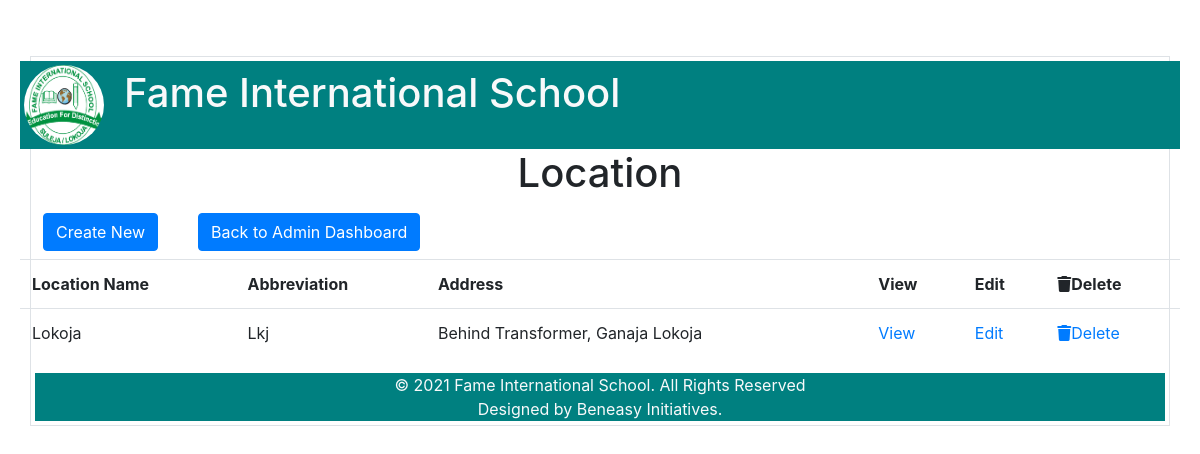
The app's page /public/Admin/Location/index.php with its own data.
### tables this page shows
CREATE TABLE `tbllocation` (
  `locId` int(11) NOT NULL,
  `locLName` varchar(50) NOT NULL,
  `locSName` varchar(50) NOT NULL,
  `locAddress` varchar(50) NOT NULL
);

### private/functions.php (called while the page is built, shortened)
<?php
function urlFor($script_path) {
  if($script_path[0] != '/') {
    $script_path = "/" . $script_path;
  }
  return WWW_ROOT . $script_path;
}
?>

### private/query_functions.php (called while the page is built, shortened)
<?php
function getLocation(){
	global $db;
	$sql = "SELECT * FROM tblLocation ";
	$result = mysqli_query($db, $sql);
	return $result;
}

### public/Admin/Location/index.php (the view, shortened to what this page needs)
<?php
    $pageHeading = "Location";
    include_once(SHARED_PATH .'/adminHeader.php');
?>
<div class="row">
    <div class="col-xs-12 mx-auto">
        <h1><?php echo $pageHeading;?></h1>
    </div>
</div>
<nav class="nav navbar-inline">
	<li class="mr-4 p-2"><a class="btn btn-primary" href="<?php echo urlFor('/admin/location/new.php');?>"> Create New</a></li>
    <li class="mr-4 p-2"><a class="btn btn-primary" href="<?php echo urlFor('/admin/index.php');?>"> Back to Admin Dashboard</a></li>
</nav>
<div class="row">
    <div class="col-xs-12 table-responsive">
        <table class="table ">
            <tr>
                <th>Location Name</th>
                <th>Abbreviation</th>
                <th>Address</th>
                <th>View</a></th>
                <th>Edit</a></th>
                <th><i class="fas fa-trash"></i>Delete</a></th>
            </tr>
            <?php
                $locations = getLocation();
                foreach($locations as $location){
            ?>
            <tr>
                <td><?php echo $location['locLName'];?></td>
                <td><?php echo $location['locSName'];?></td>
                <td><?php echo $location['locAddress'];?></td>
                <td><a href="<?php echo urlFor('/admin/location/show.php?id='.$location['locId']);?>">View</a></td>
                <td><a href="<?php echo urlFor('/admin/location/edit.php?id='.$location['locId']);?>">Edit</a></td>
                <td><a href="<?php echo urlFor('/admin/location/delete.php?id='.$location['locId']);?>"><i class="fas fa-trash"></i>Delete</a></td>
            </tr>
            <?php
               }?>
        </table>
    </div>
    </div>
<?php include_once(SHARED_PATH .'/adminFooter.php');?>

### public/stylesheets/custom.css (style rules this page uses)
body { padding-top: 54px; background-image:url(img/Banner1.png) }
@media (min-width: 992px) { body { padding-top: 56px; } }

### records on screen
tbllocation: locLName "Lokoja", locSName "Lkj", locAddress "Behind Transformer, Ganaja Lokoja"

### other values on screen
$pageHeading "Location"
